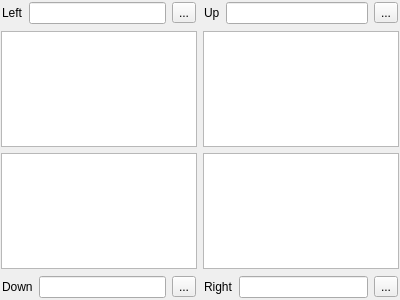
<?xml version="1.0" encoding="UTF-8"?>
<ui version="4.0">
 <class>ImageSelect</class>
 <widget class="QWidget" name="ImageSelect">
  <property name="geometry">
   <rect>
    <x>0</x>
    <y>0</y>
    <width>400</width>
    <height>300</height>
   </rect>
  </property>
  <property name="windowTitle">
   <string>Form</string>
  </property>
  <layout class="QHBoxLayout" name="horizontalLayout">
   <property name="margin">
    <number>0</number>
   </property>
   <item>
    <widget class="QFrame" name="frame_5">
     <property name="frameShape">
      <enum>QFrame::NoFrame</enum>
     </property>
     <property name="frameShadow">
      <enum>QFrame::Raised</enum>
     </property>
     <layout class="QGridLayout" name="gridLayout">
      <property name="margin">
       <number>1</number>
      </property>
      <item row="1" column="0">
       <widget class="QGraphicsView" name="LeftImage"/>
      </item>
      <item row="1" column="1">
       <widget class="QGraphicsView" name="UpImage"/>
      </item>
      <item row="2" column="0">
       <widget class="QGraphicsView" name="DownImage"/>
      </item>
      <item row="2" column="1">
       <widget class="QGraphicsView" name="RightImage"/>
      </item>
      <item row="0" column="0">
       <widget class="QFrame" name="frame_6">
        <property name="frameShape">
         <enum>QFrame::NoFrame</enum>
        </property>
        <property name="frameShadow">
         <enum>QFrame::Raised</enum>
        </property>
        <layout class="QHBoxLayout" name="horizontalLayout_5">
         <property name="margin">
          <number>1</number>
         </property>
         <item>
          <widget class="QLabel" name="label_8">
           <property name="text">
            <string>Left</string>
           </property>
          </widget>
         </item>
         <item>
          <widget class="QLineEdit" name="LeftFileName">
           <property name="readOnly">
            <bool>true</bool>
           </property>
          </widget>
         </item>
         <item>
          <widget class="QToolButton" name="LoadLeft">
           <property name="text">
            <string>...</string>
           </property>
           <property name="icon">
            <iconset resource="Resources.qrc">
             <normaloff>:/Buttons/Icons/folder.png</normaloff>:/Buttons/Icons/folder.png</iconset>
           </property>
          </widget>
         </item>
        </layout>
       </widget>
      </item>
      <item row="0" column="1">
       <widget class="QFrame" name="frame_7">
        <property name="frameShape">
         <enum>QFrame::NoFrame</enum>
        </property>
        <property name="frameShadow">
         <enum>QFrame::Raised</enum>
        </property>
        <layout class="QHBoxLayout" name="horizontalLayout_6">
         <property name="margin">
          <number>1</number>
         </property>
         <item>
          <widget class="QLabel" name="label_10">
           <property name="text">
            <string>Up</string>
           </property>
          </widget>
         </item>
         <item>
          <widget class="QLineEdit" name="UpImageName">
           <property name="readOnly">
            <bool>true</bool>
           </property>
          </widget>
         </item>
         <item>
          <widget class="QToolButton" name="LoadUp">
           <property name="text">
            <string>...</string>
           </property>
           <property name="icon">
            <iconset resource="Resources.qrc">
             <normaloff>:/Buttons/Icons/folder.png</normaloff>:/Buttons/Icons/folder.png</iconset>
           </property>
          </widget>
         </item>
        </layout>
       </widget>
      </item>
      <item row="3" column="0">
       <widget class="QFrame" name="frame_8">
        <property name="frameShape">
         <enum>QFrame::NoFrame</enum>
        </property>
        <property name="frameShadow">
         <enum>QFrame::Raised</enum>
        </property>
        <layout class="QHBoxLayout" name="horizontalLayout_7">
         <property name="margin">
          <number>1</number>
         </property>
         <item>
          <widget class="QLabel" name="label_11">
           <property name="text">
            <string>Down</string>
           </property>
          </widget>
         </item>
         <item>
          <widget class="QLineEdit" name="DownFileName">
           <property name="readOnly">
            <bool>true</bool>
           </property>
          </widget>
         </item>
         <item>
          <widget class="QToolButton" name="LoadDown">
           <property name="text">
            <string>...</string>
           </property>
           <property name="icon">
            <iconset resource="Resources.qrc">
             <normaloff>:/Buttons/Icons/folder.png</normaloff>:/Buttons/Icons/folder.png</iconset>
           </property>
          </widget>
         </item>
        </layout>
       </widget>
      </item>
      <item row="3" column="1">
       <widget class="QFrame" name="frame_9">
        <property name="frameShape">
         <enum>QFrame::NoFrame</enum>
        </property>
        <property name="frameShadow">
         <enum>QFrame::Raised</enum>
        </property>
        <layout class="QHBoxLayout" name="horizontalLayout_8">
         <property name="margin">
          <number>1</number>
         </property>
         <item>
          <widget class="QLabel" name="label_9">
           <property name="text">
            <string>Right</string>
           </property>
          </widget>
         </item>
         <item>
          <widget class="QLineEdit" name="RightFileName">
           <property name="readOnly">
            <bool>true</bool>
           </property>
          </widget>
         </item>
         <item>
          <widget class="QToolButton" name="LoadRight">
           <property name="text">
            <string>...</string>
           </property>
           <property name="icon">
            <iconset resource="Resources.qrc">
             <normaloff>:/Buttons/Icons/folder.png</normaloff>:/Buttons/Icons/folder.png</iconset>
           </property>
          </widget>
         </item>
        </layout>
       </widget>
      </item>
     </layout>
    </widget>
   </item>
  </layout>
 </widget>
 <resources>
  <include location="Resources.qrc"/>
 </resources>
 <connections/>
</ui>
